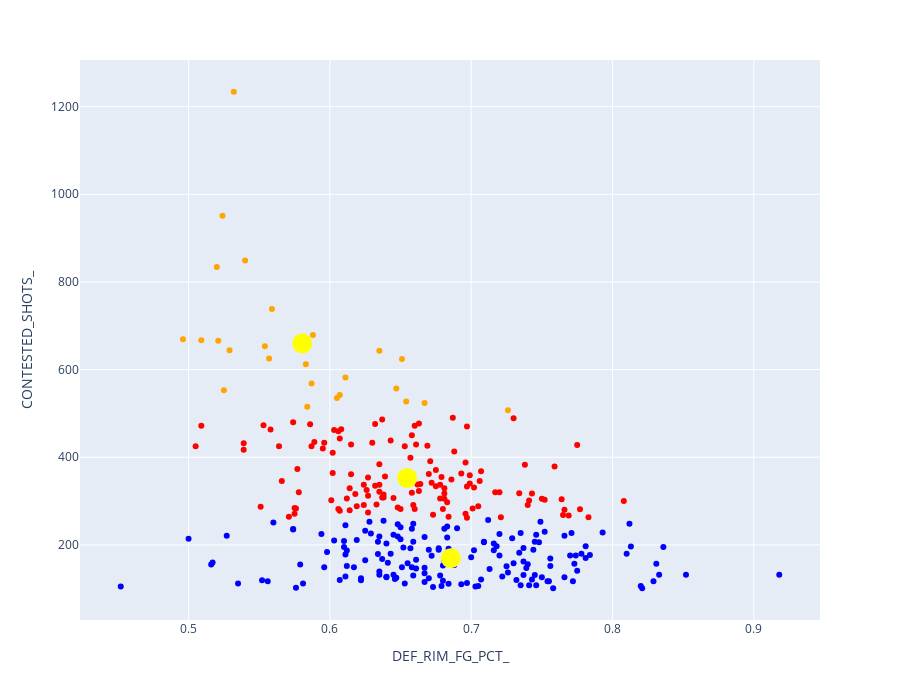

The notebook cell saved with this chart:
### Code cell
fig=px.scatter(Final[Final['value']==0], x="DEF_RIM_FG_PCT_", y="CONTESTED_SHOTS_", color_discrete_sequence=['red'],
        hover_data=["PLAYER_NAME","Salary"],
        height=700, width=900,
        )

fig2=px.scatter(Final[Final['value']==1], x="DEF_RIM_FG_PCT_", y="CONTESTED_SHOTS_", color_discrete_sequence=['blue'],
        hover_data=["PLAYER_NAME","Salary"],
        height=700, width=900,
        )

fig3=px.scatter(Final[Final['value']==2], x="DEF_RIM_FG_PCT_", y="CONTESTED_SHOTS_", color_discrete_sequence=['orange'],
        hover_data=["PLAYER_NAME","Salary"],
        height=700, width=900,
        )
fig4=px.scatter(kmeans.cluster_centers_, kmeans.cluster_centers_[:, 1], kmeans.cluster_centers_[:, 0], color_discrete_sequence=['yellow'],
        height=1000, width=1000,
        )
fig4.update_traces(marker=dict(size=20))

fig.add_traces(
    list(fig2.select_traces())
)

fig.add_traces(
    list(fig3.select_traces())
)

fig.add_traces(
    list(fig4.select_traces())
)

fig.update_layout(
    xaxis_title="DEFENSIVE RIM FG%",
    yaxis_title="CONTESTED SHOTS",
)
# fig.update_layout(xaxis_range=[0,1])

### Figure 1 — Plotly figure (JSON) as saved in the notebook; plotly's stock layout.template omitted (floating-point values rounded to 4 significant figures; data arrays with more than 128 entries replaced by an {"elided": "..."} marker saying what was removed)
{"data": [{"customdata": {"elided": "123x2 str values"}, "hovertemplate": "DEF_RIM_FG_PCT_=%{x}<br>CONTESTED_SHOTS_=%{y}<br>PLAYER_NAME=%{customdata[0]}<br>Salary=%{customdata[1]}<extra></extra>", "legendgroup": "", "marker": {"color": "red", "symbol": "circle"}, "mode": "markers", "name": "", "orientation": "v", "showlegend": false, "type": "scatter", "x": [0.687, 0.73, 0.637, 0.574, 0.663, 0.632, 0.586, 0.553, 0.509, 0.66, 0.697, 0.608, 0.558, 0.603, 0.606, 0.658, 0.607, 0.643, 0.589, 0.63, 0.596, 0.539, 0.615, 0.661, 0.775, 0.669, 0.587, 0.653, 0.564, 0.505, 0.595, 0.539, 0.688, 0.602, 0.657, 0.671, 0.696, 0.635, 0.738, 0.759, 0.577, 0.675, 0.707, 0.602, 0.693, 0.67, 0.615, 0.699, 0.639, 0.679, 0.627, 0.686, 0.706, 0.566, 0.672, 0.699, 0.664, 0.662, 0.678, 0.635, 0.624, 0.632, 0.675, 0.697, 0.702, 0.614, 0.681, 0.626, 0.663, 0.635, 0.72, 0.717, 0.578, 0.658, 0.734, 0.743, 0.681, 0.618, 0.638, 0.627, 0.637, 0.638, 0.645, 0.612, 0.678, 0.681, 0.75, 0.764, 0.752, 0.601, 0.741, 0.808, 0.683, 0.633, 0.74, 0.624, 0.659, 0.705, 0.619, 0.551, 0.648, 0.575, 0.576, 0.701, 0.68, 0.66, 0.65, 0.606, 0.777, 0.766, 0.614, 0.607, 0.627, 0.696, 0.575, 0.673, 0.765, 0.769, 0.571, 0.684, 0.721, 0.783, 0.697], "xaxis": "x", "y": [490, 489, 486, 480, 477, 476, 475, 473, 472, 472, 470, 464, 463, 462, 459, 450, 443, 438, 435, 433, 433, 432, 429, 429, 428, 426, 425, 425, 425, 425, 420, 417, 413, 410, 399, 391, 388, 384, 383, 379, 373, 371, 368, 364, 363, 362, 361, 359, 356, 355, 354, 349, 346, 346, 342, 340, 339, 338, 337, 337, 337, 335, 334, 333, 331, 329, 329, 325, 323, 321, 320, 320, 320, 319, 318, 317, 317, 316, 315, 312, 308, 308, 307, 306, 306, 305, 305, 304, 303, 302, 301, 300, 297, 292, 291, 291, 291, 288, 288, 287, 285, 284, 283, 283, 282, 282, 282, 282, 281, 280, 279, 278, 274, 271, 271, 269, 268, 267, 264, 264, 263, 263, 262], "yaxis": "y"}, {"customdata": {"elided": "158x2 str values"}, "hovertemplate": "DEF_RIM_FG_PCT_=%{x}<br>CONTESTED_SHOTS_=%{y}<br>PLAYER_NAME=%{customdata[0]}<br>Salary=%{customdata[1]}<extra></extra>", "legendgroup": "", "marker": {"color": "blue", "symbol": "circle"}, "mode": "markers", "name": "", "orientation": "v", "showlegend": false, "type": "scatter", "x": {"elided": "158 float values"}, "xaxis": "x", "y": {"elided": "158 int values"}, "yaxis": "y"}, {"customdata": [["Brook Lopez", "$25,000,000"], ["Chet Holmgren", "$10,386,000"], ["Anthony Davis", "$40,600,080"], ["Rudy Gobert", "$41,000,000"], ["Jarrett Allen", "$20,000,000"], ["Myles Turner", "$20,975,000"], ["Ivica Zubac", "$10,933,333"], ["Walker Kessler", "$2,831,160"], ["Kristaps Porzingis", "$36,016,200"], ["Daniel Gafford", "$12,402,000"], ["Victor Wembanyama", "$12,160,632"], ["Domantas Sabonis", "$29,300,000"], ["Clint Capela", "$20,616,000"], ["Nikola Vucevic", "$18,518,519"], ["Zach Collins", "$7,700,000"], ["Alperen Sengun", "$3,536,280"], ["Jusuf Nurkic", "$16,875,000"], ["Nikola Jokic", "$47,607,350"], ["Isaiah Hartenstein", "$9,245,121"], ["Precious Achiuwa", "$4,379,526"], ["Paul Reed", "$7,723,000"], ["Al Horford", "$10,000,000"], ["Jonas Valanciunas", "$15,435,000"], ["Evan Mobley", "$8,882,640"], ["Bogdan Bogdanovic", "$18,700,000"]], "hovertemplate": "DEF_RIM_FG_PCT_=%{x}<br>CONTESTED_SHOTS_=%{y}<br>PLAYER_NAME=%{customdata[0]}<br>Salary=%{customdata[1]}<extra></extra>", "legendgroup": "", "marker": {"color": "orange", "symbol": "circle"}, "mode": "markers", "name": "", "orientation": "v", "showlegend": false, "type": "scatter", "x": [0.532, 0.524, 0.54, 0.52, 0.559, 0.588, 0.496, 0.509, 0.521, 0.554, 0.529, 0.635, 0.557, 0.651, 0.583, 0.611, 0.587, 0.647, 0.525, 0.607, 0.605, 0.654, 0.667, 0.584, 0.726], "xaxis": "x", "y": [1234, 951, 849, 834, 738, 679, 669, 667, 666, 653, 644, 643, 625, 624, 612, 582, 568, 557, 553, 542, 535, 527, 524, 515, 507], "yaxis": "y"}, {"hovertemplate": "x=%{x}<br>y=%{y}<extra></extra>", "legendgroup": "", "marker": {"color": "yellow", "size": 20, "symbol": "circle"}, "mode": "markers", "name": "", "orientation": "v", "showlegend": false, "type": "scatter", "x": [0.6547, 0.6856, 0.5804], "xaxis": "x", "y": [352.8, 169.5, 659.9], "yaxis": "y"}], "layout": {"height": 700, "legend": {"tracegroupgap": 0}, "margin": {"t": 60}, "width": 900, "xaxis": {"anchor": "y", "domain": [0, 1], "title": {"text": "DEF_RIM_FG_PCT_"}}, "yaxis": {"anchor": "x", "domain": [0, 1], "title": {"text": "CONTESTED_SHOTS_"}}}}
